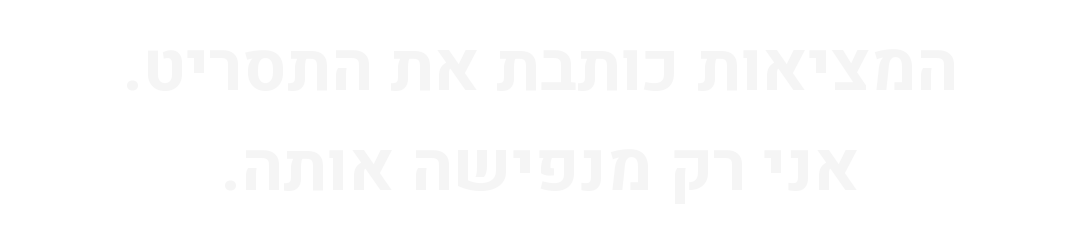
#> input picture satire-03-deliveries/assets/endcard/v5_tagline.png, 1080 x 236 px
$ python -i render_v2.py   (imports and definitions only)
#> lines starting #> are read from the running program, lines starting #| are printed output that depends on the picture
### projects/shawarma-bakfar/scripts/edl_v2.py
# -*- coding: utf-8 -*-
"""V2 (final direction): client cut 9.5 s + AI NATI STUDIOS showreel cut 15 s.

All timings in OUTPUT frames @ 24 fps. Music: 120 BPM -> one beat = 12 frames.
"""
FPS = 24
W, H = 1080, 1920

SRC = {
    "tractor": "01_tractor_best_take.mp4",
    # new hook take (uploaded later): grandpa brakes and the tractor comes to a halt
    "tractor_new": "01b_tractor_hook_new.mp4",
    "soccer": "02_soccer_field_take.mp4",
    "coffee": "03_coffee_pouring_source.mp4",
    "food": "05_shawarma_food_original.mp4",
}

# shawarma palette: cream / orange / gold
CREAM = (255, 243, 218)
ORANGE = (255, 138, 30)
GOLD = (255, 193, 77)
# AI NATI STUDIOS palette: pink / yellow / deep purple / white
PINK = (255, 46, 136)
YELLOW = (255, 212, 0)
PURPLE = (42, 11, 74)
PURPLE_2 = (86, 22, 140)
WHITE = (255, 255, 255)


def rng(a, b):
    return list(range(a, b + 1))


def hold(n, count):
    return [n] * count


# --------------------------------------------------------- shawarma ad ----
# Shot order and the hook take are locked (approved). Freezes are long enough
# to READ the caption that lands on them.
AD = [
    # 0.00 HOOK: grandpa charging on the tractor, dust; ~1.1 s he slams the
    #      brakes, the tractor lurches and halts (src 11-57)
    dict(name="hook_drive", src="tractor_new", frames=rng(11, 57), grade="village"),
    # 1.96 FREEZE on the halt (src 58) + thump
    dict(name="hook_freeze", src="tractor_new", frames=hold(58, 13), grade="village", freeze=True),
    # 2.50 soccer (ball rising) -> 2.83 FREEZE ball in the air + "אפילו הזמן עצר"
    dict(name="soccer_kick", src="soccer", frames=rng(9, 16), grade="village"),
    dict(name="soccer_freeze", src="soccer", frames=hold(17, 22), grade="village", freeze=True),
    # 3.75 coffee pour -> 4.08 FREEZE stream in the air + "לראות מה קרה..."
    dict(name="coffee_pour", src="coffee", frames=rng(18, 25), grade="village"),
    dict(name="coffee_freeze", src="coffee", frames=hold(26, 24), grade="village", freeze=True),
    # 5.08 HARD CUT on the music burst: the spit + "שווארמה בכפר נפתחה!"
    dict(name="spit", src="food", frames=rng(0, 23), grade="food"),
    # 6.08 punch-in on the hot meat being sliced (cut on action)
    dict(name="cutting", src="food", frames=rng(36, 47), grade="food", zoom=1.18, center=(0.52, 0.44)),
    # 6.58 meat slides from the scoop into the pita (tight: hides the heart-shaped pita)
    dict(name="into_pita", src="food", frames=rng(105, 116), grade="food", zoom=1.32, center=(0.47, 0.36)),
    # 7.08 tahini pour on the loaded pita (no caption on it)
    dict(name="tahini", src="food", frames=rng(166, 189), grade="food"),
    # 8.08 the ready pita, slow-mo; "עכשיו כולם בדרך!" sits on the dark apron above it
    dict(name="hero", src="food", slowmo=(215, 229, 24), grade="food"),
    # 9.08 END CARD: same shot continues blurred behind a big logo + closing line
    dict(name="endcard", src="food", slowmo=(229, 240, 42), grade="food", endcard=True),
]

AD_TEXT = [
    dict(id="hook", start=26, end=56, y=1130, size=132, font="heebo", anim="slam", stagger=2, exit="shrink",
         lines=[[("מה ", CREAM), ("עצר", ORANGE), (" את", CREAM)], [("כל המושב?!", CREAM)]]),
    dict(id="time1", start=68, end=89, y=1450, size=120, font="heebo", anim="slam",
         lines=[[("אפילו הזמן ", CREAM), ("עצר", ORANGE)]]),
    dict(id="time2", start=98, end=121, y=1450, size=120, font="heebo", anim="slam",
         lines=[[("לראות מה קרה...", CREAM)]]),
    dict(id="opened1", start=122, end=145, y=1150, size=124, font="heebo", anim="slam",
         lines=[[("שווארמה בכפר", CREAM)]]),
    dict(id="opened2", start=125, end=145, y=1355, size=210, font="heebo", anim="punch",
         lines=[[("נפתחה!", ORANGE)]]),
    dict(id="on_the_way", start=194, end=217, y=300, size=104, font="heebo", anim="slam",
         lines=[[("עכשיו כולם בדרך!", CREAM)]]),
    dict(id="closing", start=224, end=259, y=1385, size=96, font="heebo", anim="rise",
         lines=[[("יש דברים ששווה", CREAM)], [("לעצור בשבילם.", CREAM)]]),
]

CLIENT_ENDCARD = dict(start=218, d=780, y=800)  # big badge, on the beat

# ------------------------------------------------------ studio twist -------
TWIST_START = 260  # client cut ends here (10.83 s)
TW = TWIST_START
TWIST = dict(freeze_end=TW + 35, wipe=(TW + 30, TW + 36), studio_end=TW + 132)
TWIST_TEXT = [
    dict(id="if_stopped", start=TW, end=TW + 17, y=900, size=150, font="rubik", anim="slam", bg="freeze",
         lines=[[("אם עצרתם...", WHITE)]]),
    dict(id="it_worked", start=TW + 18, end=TW + 35, y=900, size=250, font="rubik", anim="punch", bg="freeze",
         lines=[[("זה עבד.", YELLOW)]]),
    dict(id="q1", start=TW + 36, end=TW + 59, y=820, size=140, font="rubik", anim="pop", exit="shrink",
         lines=[[("בעלי עסקים,", WHITE)]]),
    dict(id="q2", start=TW + 48, end=TW + 59, y=1060, size=124, font="rubik", anim="pop", exit="shrink",
         lines=[[("רוצים ", WHITE), ("שיזכרו", YELLOW)], [("אתכם?", WHITE)]]),
    dict(id="tagline", start=TW + 66, end=TW + 131, y=1015, size=96, font="rubik", anim="rise",
         lines=[[("פרסומות", WHITE)], [("שלא גוללים עליהן.", WHITE)]]),
    dict(id="cta", start=TW + 78, end=TW + 131, y=1235, size=104, font="rubik", anim="pop",
         lines=[[("שלחו הודעה", YELLOW)]]),
]
STUDIO_LOGO = dict(start=TW + 60, y=650, width=860)
# contact line under the CTA (spec: the Instagram handle; --contact can swap in the phone)
HANDLE = dict(text="@ainati_studios", start=TW + 81, y=1360, size=80)
PHONE = "052-2858774"
CTA_ICON = dict(start=TW + 78, wiggles=(TW + 90, TW + 108))

SYNC_CLIENT = dict(
    brake=26, hook_text=26, freeze_tractor=47, cut_soccer=60, freeze_soccer=68, cut_coffee=90,
    freeze_coffee=98, drop=122, knife_wide=134, cutting=146, into_pita=158, tahini=170, hero=194,
    on_the_way=194, logo=218, closing=224, final_hit=242, end=260,
)
SYNC_STUDIO = dict(SYNC_CLIENT, final_hit=None, end=TW + 132,
                   twist=TW, it_worked=TW + 18, riser=TW + 24, wipe=TW + 30, studio_drop=TW + 36,
                   q2=TW + 48, studio_logo=TW + 60, tagline=TW + 66, cta=TW + 78,
                   wiggles=(TW + 90, TW + 108), studio_final=TW + 120)

VERSIONS = {
    "client": dict(out="Shawarma_Bakfar_Final.mp4", frames=TW, sync=SYNC_CLIENT, twist=False),
    "studio": dict(out="AI_NATI_Shawarma_Showreel.mp4", frames=TW + 132, sync=SYNC_STUDIO, twist=True),
}


# ----------------------------------------------------------- formats -----
# "reels": 9:16 1080x1920 (Reels / Stories / TikTok) - the layouts above.
# "fb45":  4:5 1080x1350, Meta's recommended Facebook/Instagram FEED format.
#          Every shot is reframed (vertical window), every caption re-laid out.
ASPECT = 9 / 16
FORMATS = {
    "fb45": dict(
        H=1350, aspect=4 / 5,
        centers={"hook_drive": 0.42, "hook_freeze": 0.42, "soccer_kick": 0.42, "soccer_freeze": 0.42,
                 "coffee_pour": 0.48, "coffee_freeze": 0.48, "spit": 0.40, "tahini": 0.47,
                 "hero": 0.47, "endcard": 0.47},
        cues={"hook": dict(y=820, size=120), "time1": dict(y=1250, size=112), "time2": dict(y=1250, size=112),
              "opened1": dict(y=1045, size=116), "opened2": dict(y=1210, size=180),
              "on_the_way": dict(y=100, size=92), "closing": dict(y=1035, size=90),
              "if_stopped": dict(y=640, size=140), "it_worked": dict(y=640, size=230),
              "q1": dict(y=540, size=130), "q2": dict(y=770, size=116),
              "tagline": dict(y=705, size=90), "cta": dict(y=905, size=100)},
        client_endcard=dict(d=620, y=470), studio_logo=dict(y=390, width=760), handle=dict(y=1015),
    ),
}


# [29 lines left out: functions apply_format, seg_len, starts, not called in this run]


# [6 lines that do not run on import are left out]

### projects/shawarma-bakfar/scripts/edl.py
# -*- coding: utf-8 -*-
"""Edit decision list for "Shawarma BaKfar - the day the moshav stopped".

Everything is expressed in OUTPUT frames at 24 fps (the native rate of all
sources), so video and audio are cut from the same timeline.

Source frame indices are 0-based decoded frame numbers of each source file.
"""

FPS = 24
W, H = 1080, 1920

# Source files, named as in the brief. build.sh links the uploaded files to
# these names. 04_coffee_freeze_ready.mp4 was NOT in the delivered package, so
# the coffee freeze is built from 03_coffee_pouring_source.mp4.
SRC = {
    "tractor": "01_tractor_best_take.mp4",
    "soccer": "02_soccer_field_take.mp4",
    "coffee": "03_coffee_pouring_source.mp4",
    "food": "05_shawarma_food_original.mp4",
}

CREAM = (255, 243, 218)
ORANGE = (255, 150, 40)


def rng(a, b):
    """inclusive source-frame range"""
    return list(range(a, b + 1))


def hold(n, count):
    """true freeze frame: the same decoded frame repeated"""
    return [n] * count


# --------------------------------------------------------------------------
# MAIN  - 276 frames = 11.5 s
# --------------------------------------------------------------------------
# zoom/center: optional punch-in (crop of the 9:16 frame, center in 0..1)
MAIN = [
    # 00:00.00 tractor - shocked face from frame 1, wheels + dust moving
    dict(name="tractor_drive", src="tractor", frames=rng(42, 55), grade="village"),
    # jump inside the take to the head-turn (~3.7-3.9 s in source), cut on motion,
    # hidden under the brake screech
    dict(name="tractor_headturn", src="tractor", frames=rng(88, 93), grade="village"),
    # 00:00.83 FREEZE (whole frame, no wheel motion)
    dict(name="tractor_freeze", src="tractor", frames=hold(93, 16), grade="village", freeze=True),
    # 00:01.50 soccer - kick follow-through, ball rising (src 0-4 skipped: ghost ball)
    dict(name="soccer_kick", src="soccer", frames=rng(5, 16), grade="village"),
    # 00:02.00 FREEZE with ball in the air above the kids' heads
    dict(name="soccer_freeze", src="soccer", frames=hold(17, 19), grade="village", freeze=True),
    # 00:02.79 coffee pour (04_coffee_freeze_ready missing -> built from 03)
    dict(name="coffee_pour", src="coffee", frames=rng(14, 25), grade="village"),
    # 00:03.29 FREEZE - coffee stream hangs in the air
    dict(name="coffee_freeze", src="coffee", frames=hold(26, 29), grade="village", freeze=True),
    # 00:04.50 HARD CUT - glowing spit, knife slicing (the only thing moving)
    dict(name="spit_wide", src="food", frames=rng(0, 23), grade="food"),
    # 00:05.50 punch-in cut on the beat - knife through the meat
    dict(name="cut_a", src="food", frames=rng(24, 35), grade="food", zoom=1.12, center=(0.46, 0.42)),
    # 00:06.00 tighter punch-in - slice peeling off
    dict(name="cut_b", src="food", frames=rng(36, 47), grade="food", zoom=1.22, center=(0.55, 0.45)),
    # 00:06.50 tahini pour on the loaded pita (heart-pita filling + floating meat skipped)
    dict(name="tahini_pour", src="food", frames=rng(158, 205), grade="food"),
    # 00:08.50 full sandwich in hands, tahini drip (crossfade frames 207-214 skipped)
    dict(name="hero_hands", src="food", frames=rng(216, 239), grade="food"),
    # 00:09.50 END CARD (logo + line) - 2.0 s
    dict(name="endcard", src=None, count=48, bg=("food", 239)),
]

MAIN_TEXT = [
    dict(id="t1", start=0, end=66, y=1150, size=128, lines=[
        [("מה עצר את", CREAM)],
        [("כל המושב", CREAM), ("?!", ORANGE)],
    ]),
    dict(id="t2", start=88, end=107, y=1470, size=132, lines=[
        [("הכול נעצר...", CREAM)],
    ]),
    dict(id="t3", start=108, end=155, y=1300, size=110, lines=[
        [("חוץ ", CREAM), ("מהשווארמה.", ORANGE)],
    ]),
]

# end card timing, relative to the start of the endcard segment
ENDCARD = dict(logo_in=0, tag_in=12, hit=24, logo_d=780, logo_y=860,
               tag_y=1420, tag_size=100, tag="עוצרים בשביל ביס.")

# music / sfx sync points for the main cut (output frames)
MAIN_SYNC = dict(
    freeze_tractor=20, cut_soccer=36, freeze_soccer=48, cut_coffee=67,
    freeze_coffee=79, drop=108, knife_wide=120, cut_a=132, cut_b=144,
    pour=156, hands=204, logo=228, final_hit=252, end=276,
)

# --------------------------------------------------------------------------
# SHORT - 156 frames = 6.5 s : tractor -> frozen ball -> shawarma -> logo
# --------------------------------------------------------------------------
SHORT = [
    dict(name="tractor_drive", src="tractor", frames=rng(42, 55), grade="village"),
    dict(name="tractor_headturn", src="tractor", frames=rng(88, 93), grade="village"),
    dict(name="tractor_freeze", src="tractor", frames=hold(93, 12), grade="village", freeze=True),
    dict(name="soccer_kick", src="soccer", frames=rng(5, 16), grade="village"),
    dict(name="soccer_freeze", src="soccer", frames=hold(17, 16), grade="village", freeze=True),
    dict(name="spit_wide", src="food", frames=rng(0, 23), grade="food"),
    dict(name="tahini_pour", src="food", frames=rng(168, 191), grade="food"),
    dict(name="endcard", src=None, count=48, bg=("food", 239)),
]

SHORT_TEXT = [
    dict(id="t1", start=0, end=59, y=1150, size=128, lines=[
        [("מה עצר את", CREAM)],
        [("כל המושב", CREAM), ("?!", ORANGE)],
    ]),
    dict(id="t3", start=60, end=83, y=1300, size=110, lines=[
        [("חוץ ", CREAM), ("מהשווארמה.", ORANGE)],
    ]),
]

SHORT_SYNC = dict(
    freeze_tractor=20, cut_soccer=32, freeze_soccer=44, drop=60, knife_wide=72,
    pour=84, logo=108, final_hit=132, end=156,
)

VERSIONS = {
    "main": dict(edl=MAIN, text=MAIN_TEXT, sync=MAIN_SYNC),
    "short": dict(edl=SHORT, text=SHORT_TEXT, sync=SHORT_SYNC),
}


def total_frames(edl):
    return sum(len(s["frames"]) if s.get("src") else s["count"] for s in edl)


# [6 lines left out: function segment_starts, not called in this run]


# [6 lines that do not run on import are left out]

### projects/shawarma-bakfar/scripts/render_v2.py
# -*- coding: utf-8 -*-
"""V2 picture: client cut (9.5 s) and AI NATI STUDIOS showreel (15 s).

python3 render_v2.py --version client|studio --sources DIR --fonts DIR \
    --logo shawarma_logo.png [--studio-logo official.png] --out out.mp4 [--preview sheet.jpg]
"""
import argparse
import math
import os
import subprocess

import numpy as np
from PIL import Image, ImageDraw, ImageFilter, ImageFont

import edl_v2 as E
import render_video as R1  # crop_box, GRADES, SHARPEN, easing

FONT_FILES = {"heebo": "Heebo-Black.ttf", "rubik": "Rubik-Black.ttf"}


# ------------------------------------------------------------ decoding ----
# [106 lines left out: functions crop_box, decode, line_plate, add_shadow, cue_plates, paste, not called in this run]


eoc = R1.ease_out_cubic
eob = R1.ease_out_back


# [32 lines left out: functions anim_params, draw_cues, not called in this run]


# ---------------------------------------------------- client end card -----
def client_endcard_assets(logo_path):
    logo = Image.open(logo_path).convert("RGBA")
#> logo is the input picture: PIL image 1080x236 RGBA; mean R, G, B, A 26.1, 26.1, 26.1, 25.5
    d = E.CLIENT_ENDCARD["d"]
    logo = logo.resize((d, d), Image.LANCZOS)
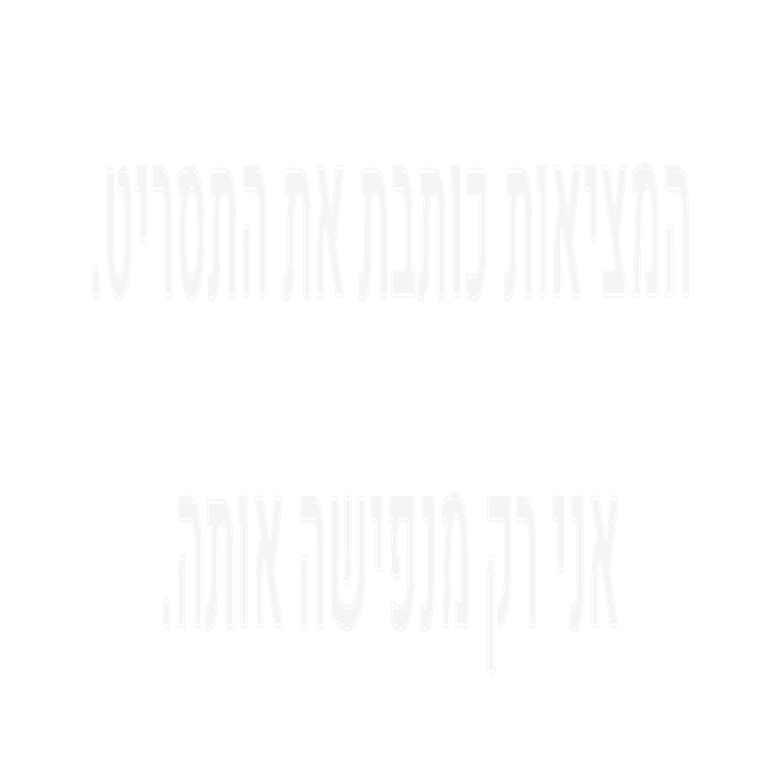
#> logo: PIL image 780x780 RGBA; mean R, G, B, A 36.3, 36.3, 36.3, 25.6; transparent parts drawn white
    pad = 80
    plate = Image.new("RGBA", (d + 2 * pad, d + 2 * pad), (0, 0, 0, 0))
#> plate: PIL image 940x940 RGBA; every value is 0
    sh = Image.new("RGBA", logo.size, (0, 0, 0, 0))
#> sh: PIL image 780x780 RGBA; every value is 0
    sh.putalpha(logo.getchannel("A").filter(ImageFilter.GaussianBlur(28)).point(lambda v: int(v * 0.65)))
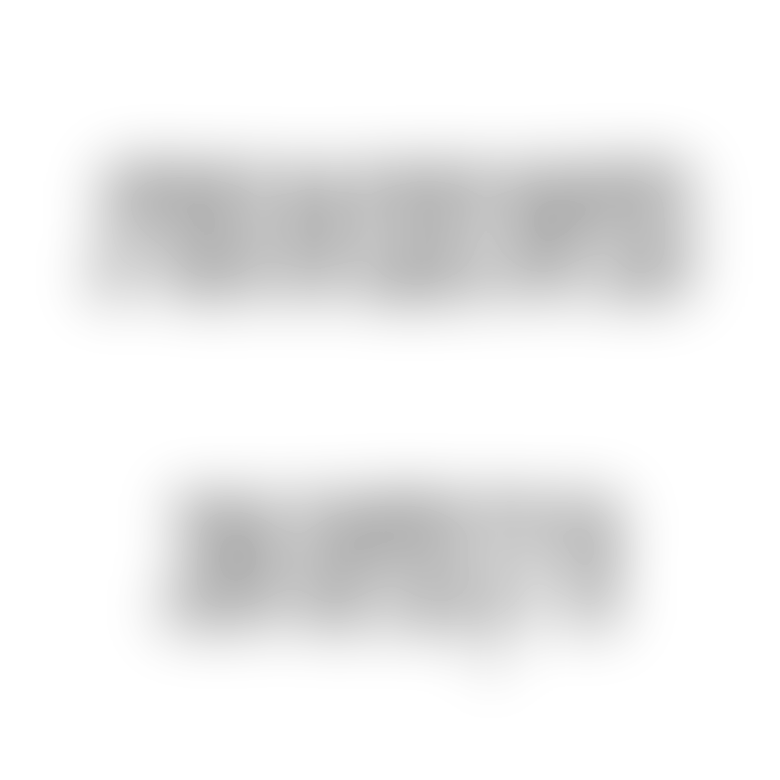
#> sh: PIL image 780x780 RGBA; mean R, G, B, A 0, 0, 0, 16.3; transparent parts drawn white
    plate.alpha_composite(sh, (pad, pad + 14))
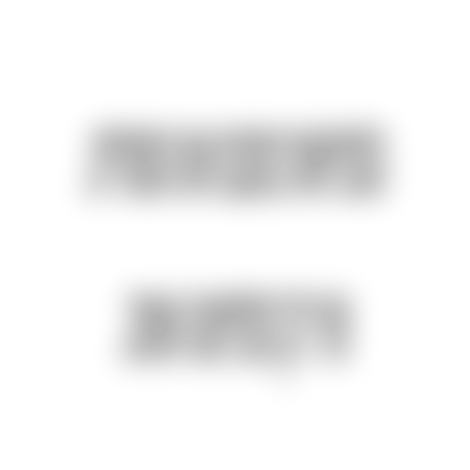
#> plate: PIL image 940x940 RGBA (shown at 1/2 size); mean R, G, B, A 0, 0, 0, 11.2; transparent parts drawn white
    plate.alpha_composite(logo, (pad, pad))
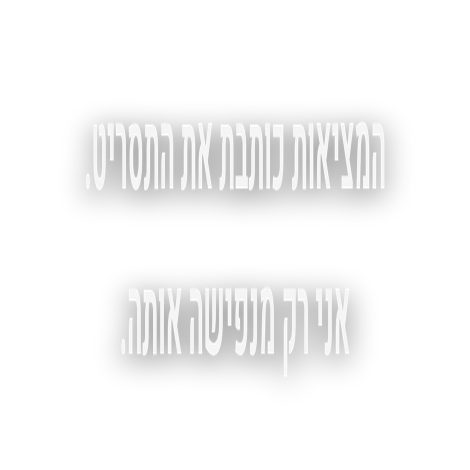
#> plate: PIL image 940x940 RGBA (shown at 1/2 size); mean R, G, B, A 18.8, 18.8, 18.8, 25.1; transparent parts drawn white
    full = Image.new("RGBA", (E.W, E.H), (0, 0, 0, 0))
#> full: PIL image 1080x1920 RGBA; every value is 0
    full.alpha_composite(plate, (E.W // 2 - plate.width // 2, E.CLIENT_ENDCARD["y"] - plate.height // 2))
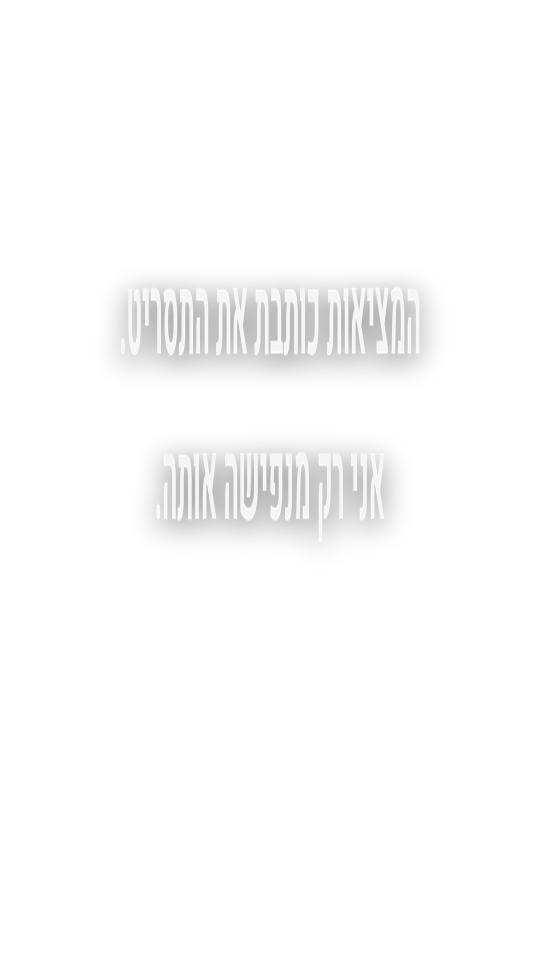
#> full: PIL image 1080x1920 RGBA (shown at 1/2 size); mean R, G, B, A 8, 8, 8, 10.7; transparent parts drawn white
    yy, xx = np.mgrid[0:E.H, 0:E.W].astype(np.float32)
    r = np.sqrt(((xx - E.W / 2) / (E.W * 0.75)) ** 2 + ((yy - E.H * 0.45) / (E.H * 0.6)) ** 2)
    vig = np.clip(1.0 - 0.55 * r ** 2, 0.35, 1.0)[..., None]
    return full, full.getchannel("A").getbbox(), vig


# [22 lines left out: functions endcard_frame, studio_background, not called in this run]


def slant_band(d, x, width, color, slope=420):
    """diagonal band whose left edge sits at x on the top row."""
    d.polygon([(x, 0), (x + width, 0), (x + width - slope, E.H), (x - slope, E.H)], fill=color)


# [86 lines left out: functions studio_accents, wipe, message_icon, studio_assets, draw_end_card, not called in this run]


_DIM_CACHE = {}


# [100 lines left out: functions dim, shake, render, not called in this run]


# [19 lines not run here, left out]

>>> result = client_endcard_assets('../../../satire-03-deliveries/assets/endcard/v5_tagline.png')
